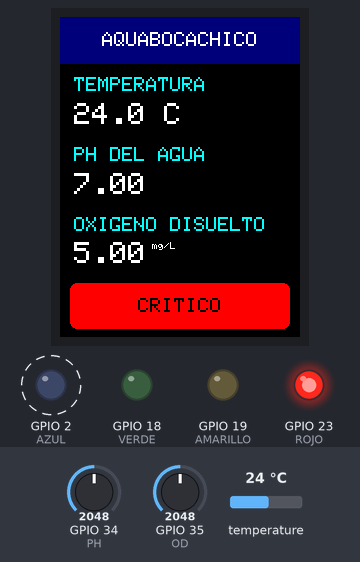
The sketch below on a simulated ESP32. Shown: 240×320 colour display, output pins drawn as LEDs (lit = HIGH). Dashed ring = blinking. The inputs (shaded band) are chosen by the test bench; at power-on: temperature 24 °C, GPIO 35 (OD) = 2048, GPIO 34 (PH) = 2048 (analog values on the 0–4095 scale). WiFi joins after 1.5 s; servers stay silent unless stated; random numbers use the default seed unless the sketch sets one; no MQTT or app messages arrive unless stated; what the sketch prints to the serial monitor is not drawn.

Above: at 2.8 s.
2.9 s: temperature set to 25.5 °C
At 4.11 s:
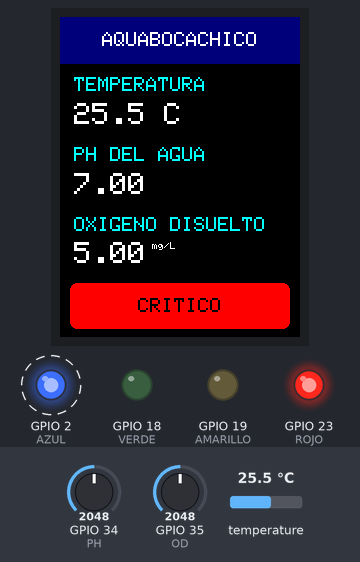
5.6 s: temperature set to 26 °C
At 6.8 s:
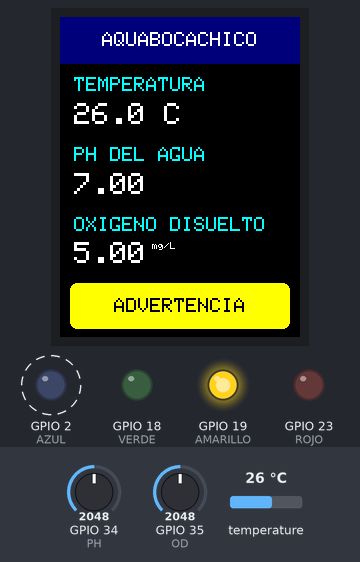
10.9 s: temperature set to 27 °C
At 12.3 s:
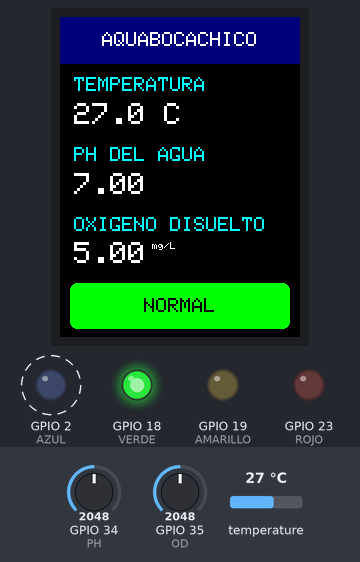
16.3 s: GPIO 35 (OD) set to 1983
At 17.6 s:
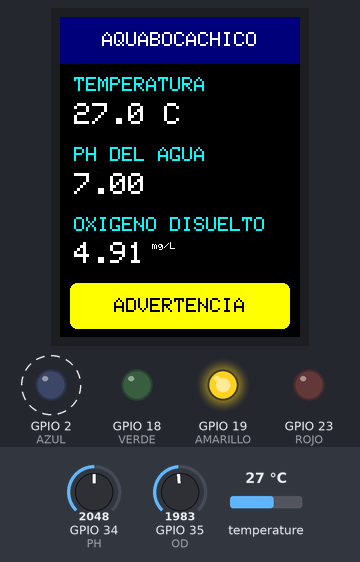
21.7 s: GPIO 34 (PH) set to 3603
At 23.1 s:
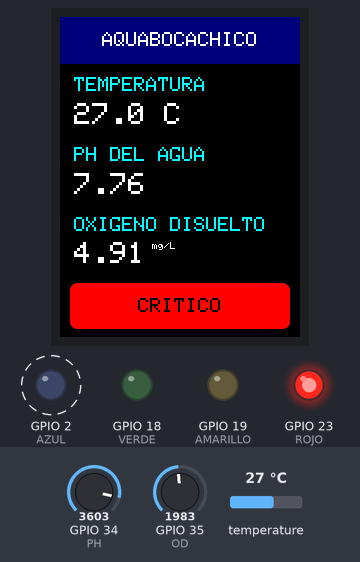
27.1 s: GPIO 35 (OD) set to 2047
At 27.53 s:
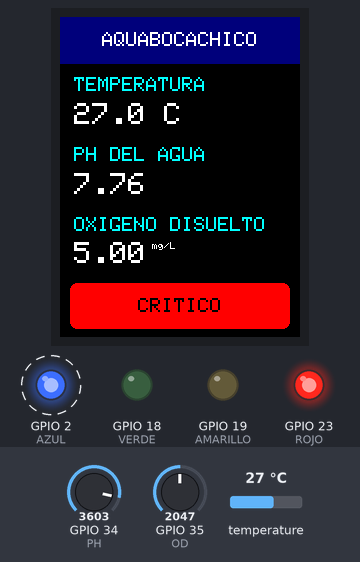
Timing chart, 0 to 30.1 s (numbered marks = the images above; inputs shaded):
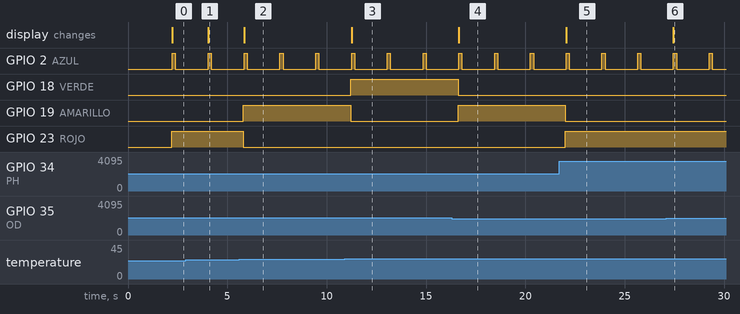

Measured:
- the behaviour switches between 25.9 and 26 °C on temperature (found by bisection; images 1 and 2)
- the behaviour switches between 26.4 and 26.5 °C on temperature (found by bisection; images 2 and 3)
- the behaviour switches between 2048 and 2047 on GPIO 35 (OD) (found by bisection; images 3 and 4)
- after the input at 2.9 s, the display: changes after 1.1 s (image 1)
- after the input at 5.6 s, GPIO 19 (AMARILLO): LOW → HIGH after 0.20 s; GPIO 23 (ROJO): HIGH → LOW after 0.20 s; the display: changes after 0.25 s (image 2)
- after the input at 10.9 s, GPIO 18 (VERDE): LOW → HIGH after 0.31 s; GPIO 19 (AMARILLO): HIGH → LOW after 0.31 s; the display: changes after 0.35 s (image 3)
- after the input at 16.3 s, GPIO 18 (VERDE): HIGH → LOW after 0.31 s; GPIO 19 (AMARILLO): LOW → HIGH after 0.31 s; the display: changes after 0.35 s (image 4)
- after the input at 21.7 s, GPIO 19 (AMARILLO): HIGH → LOW after 0.32 s; GPIO 23 (ROJO): LOW → HIGH after 0.32 s; the display: changes after 0.36 s (image 5)
- after the input at 27.1 s, the display: changes after 0.36 s (image 6)

The sketch:

sketch.ino
```cpp
#include <OneWire.h>
#include <DallasTemperature.h>
#include <SPI.h>
#include <Adafruit_GFX.h>
#include <Adafruit_ILI9341.h>
#include <WiFi.h>
#include <PubSubClient.h>

const int TEMP = 4, PH = 34, OD = 35;
const int AZUL = 2, VERDE = 18, AMARILLO = 19, ROJO = 23;
const char* BROKER = "broker.emqx.io";
const char* DATOS = "aquabocachico/g3/v43/478159149049553921/datos";
const char* ACUSE = "aquabocachico/g3/v43/478159149049553921/acuse";

OneWire bus(TEMP);
DallasTemperature sensor(&bus);
Adafruit_ILI9341 pantalla(&SPI, 27, 5, -1);
WiFiClient wifi;
PubSubClient mqtt(wifi);
char cliente[36];
unsigned long lecturaAnterior = 0, intentoMQTT = 0, intentoWiFi = 0, apagarAzul = 0;
unsigned long secuencia = 0;

const char* clasificar(float t, float ph, float od) {
  if (t < 26 || t > 30 || ph < 6.5 || ph > 7.5 || od <= 4.5) return "CRITICO";
  if (t < 26.5 || t > 29.5 || ph < 6.8 || ph > 7.2 || od <= 5.0) return "ADVERTENCIA";
  return "NORMAL";
}

void iniciarPantalla() {
  pantalla.begin();
  pantalla.setRotation(0);
  pantalla.fillScreen(ILI9341_BLACK);
  pantalla.fillRect(0, 0, 240, 47, ILI9341_NAVY);
  pantalla.setTextColor(ILI9341_WHITE);
  pantalla.setTextSize(2);
  pantalla.setCursor(42, 15);
  pantalla.print("AQUABOCACHICO");
  pantalla.setTextColor(ILI9341_CYAN);
  pantalla.setCursor(14, 60); pantalla.print("TEMPERATURA");
  pantalla.setCursor(14, 130); pantalla.print("PH DEL AGUA");
  pantalla.setCursor(14, 200); pantalla.print("OXIGENO DISUELTO");
}

void mostrar(float t, float ph, float od, const char* estado) {
  pantalla.setTextColor(ILI9341_WHITE);
  pantalla.setTextSize(3);
  pantalla.fillRect(10, 83, 220, 35, ILI9341_BLACK);
  pantalla.setCursor(14, 86); pantalla.print(t, 1); pantalla.print(" C");
  pantalla.fillRect(10, 153, 220, 35, ILI9341_BLACK);
  pantalla.setCursor(14, 156); pantalla.print(ph, 2);
  pantalla.fillRect(10, 223, 220, 35, ILI9341_BLACK);
  pantalla.setCursor(14, 225); pantalla.print(od, 2);
  pantalla.setTextSize(1); pantalla.print(" mg/L");
  uint16_t color = strcmp(estado, "CRITICO") == 0 ? ILI9341_RED :
                   strcmp(estado, "ADVERTENCIA") == 0 ? ILI9341_YELLOW : ILI9341_GREEN;
  pantalla.fillRoundRect(10, 266, 220, 46, 7, color);
  pantalla.setTextColor(ILI9341_BLACK);
  pantalla.setTextSize(2);
  pantalla.setCursor((240 - strlen(estado) * 12) / 2, 281);
  pantalla.print(estado);
}

void recibirAcuse(char* topico, byte* mensaje, unsigned int largo) {
  if (strcmp(topico, ACUSE) != 0 || largo < 5 || largo > 20) return;
  char texto[21];
  memcpy(texto, mensaje, largo);
  texto[largo] = '\0';
  if (strncmp(texto, "ACK:", 4) == 0) Serial.printf("ACK receptor: %s\n", texto + 4);
}

void conectar() {
  if (WiFi.status() != WL_CONNECTED) {
    if (millis() - intentoWiFi >= 10000) {
      intentoWiFi = millis();
      WiFi.reconnect();
    }
    return;
  }
  if (!mqtt.connected() && millis() - intentoMQTT >= 4000) {
    intentoMQTT = millis();
    if (mqtt.connect(cliente)) {
      mqtt.subscribe(ACUSE);
      Serial.println("MQTT conectado");
    } else {
      Serial.printf("MQTT sin conexion (%d)\n", mqtt.state());
    }
  }
  if (mqtt.connected()) mqtt.loop();
}

void setup() {
  Serial.begin(115200);
  for (int pin : {AZUL, VERDE, AMARILLO, ROJO}) pinMode(pin, OUTPUT);
  analogReadResolution(12);
  sensor.begin();
  sensor.setResolution(11);
  SPI.begin(14, -1, 13, 5);
  iniciarPantalla();
  WiFi.mode(WIFI_STA);
  WiFi.begin("Wokwi-GUEST", "", 6);
  mqtt.setServer(BROKER, 1883);
  mqtt.setBufferSize(256);
  mqtt.setKeepAlive(45);
  mqtt.setCallback(recibirAcuse);
  snprintf(cliente, sizeof(cliente), "AB-EM-%08lX-%04lX",
           (unsigned long)(ESP.getEfuseMac() & 0xffffffff),
           (unsigned long)(esp_random() & 0xffff));
  Serial.println("AquaBocachico: MQTT/Wi-Fi simulado (no LoRa)");
}

void loop() {
  delay(10);
  conectar();
  if (apagarAzul && millis() >= apagarAzul) {
    digitalWrite(AZUL, LOW);
    apagarAzul = 0;
  }
  if (millis() - lecturaAnterior < 1800) return;
  lecturaAnterior = millis();

  sensor.requestTemperatures();
  float t = sensor.getTempCByIndex(0);
  if (t == DEVICE_DISCONNECTED_C || t < -50 || t > 125) {
    Serial.println("Error en DS18B20");
    return;
  }
  float ph = 6.0 + analogRead(PH) * 2.0 / 4095.0;
  float od = 2.0 + analogRead(OD) * 6.0 / 4095.0;
  const char* estado = clasificar(t, ph, od);
  digitalWrite(VERDE, strcmp(estado, "NORMAL") == 0);
  digitalWrite(AMARILLO, strcmp(estado, "ADVERTENCIA") == 0);
  digitalWrite(ROJO, strcmp(estado, "CRITICO") == 0);
  mostrar(t, ph, od, estado);

  char json[180];
  snprintf(json, sizeof(json),
           "{\"T\":%.2f,\"pH\":%.2f,\"OD\":%.2f,\"Estado\":\"%s\",\"seq\":%lu,\"origen\":\"AquaBocachico-G3\"}",
           t, ph, od, estado, ++secuencia);
  bool enviado = mqtt.connected() && mqtt.publish(DATOS, json);
  Serial.printf("%s | %s\n", json, enviado ? "MQTT enviado" : "MQTT sin enviar");
  digitalWrite(AZUL, HIGH);
  apagarAzul = millis() + 150;
}
```
